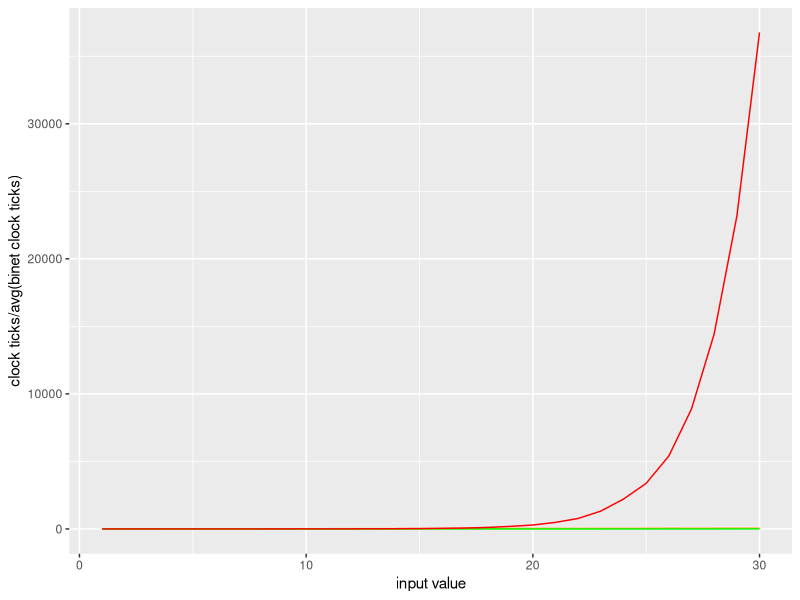

Source code (R):
require(ggplot2)
t <- read.csv("result.csv", header=F)
X11()
p = ggplot() + 
  geom_line(aes(x = 1:30, y = (as.numeric(t[1,]))), color = "orange") +
  geom_line(aes(x = 1:30, y = (as.numeric(t[2,]))), color = "green") +
  geom_line(aes(x = 1:30, y = (as.numeric(t[3,]))), color = "red") +
  xlab('input value') +
  ylab('clock ticks/avg(binet clock ticks)') 
print(p)
message("Press Return To Continue")
invisible(readLines("stdin", n=1))
